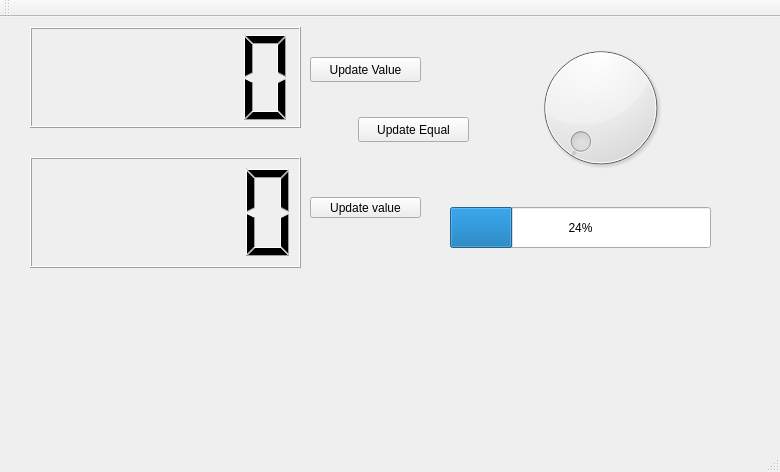
<?xml version="1.0" encoding="UTF-8"?>
<ui version="4.0">
 <class>ABM</class>
 <widget class="QMainWindow" name="ABM">
  <property name="geometry">
   <rect>
    <x>0</x>
    <y>0</y>
    <width>780</width>
    <height>472</height>
   </rect>
  </property>
  <property name="windowTitle">
   <string>ABM</string>
  </property>
  <widget class="QWidget" name="centralWidget">
   <widget class="QToolButton" name="toolButton">
    <property name="geometry">
     <rect>
      <x>310</x>
      <y>180</y>
      <width>111</width>
      <height>21</height>
     </rect>
    </property>
    <property name="text">
     <string>Update value</string>
    </property>
   </widget>
   <widget class="QLCDNumber" name="lcdNumber">
    <property name="geometry">
     <rect>
      <x>30</x>
      <y>10</y>
      <width>271</width>
      <height>101</height>
     </rect>
    </property>
    <property name="value" stdset="0">
     <double>0.000000000000000</double>
    </property>
   </widget>
   <widget class="QProgressBar" name="progressBar">
    <property name="geometry">
     <rect>
      <x>450</x>
      <y>190</y>
      <width>261</width>
      <height>41</height>
     </rect>
    </property>
    <property name="value">
     <number>24</number>
    </property>
   </widget>
   <widget class="QDial" name="dial">
    <property name="geometry">
     <rect>
      <x>530</x>
      <y>10</y>
      <width>141</width>
      <height>161</height>
     </rect>
    </property>
   </widget>
   <widget class="QPushButton" name="pushButton">
    <property name="geometry">
     <rect>
      <x>310</x>
      <y>40</y>
      <width>111</width>
      <height>25</height>
     </rect>
    </property>
    <property name="text">
     <string>Update Value</string>
    </property>
   </widget>
   <widget class="QLCDNumber" name="lcdNumber_2">
    <property name="geometry">
     <rect>
      <x>30</x>
      <y>140</y>
      <width>271</width>
      <height>111</height>
     </rect>
    </property>
   </widget>
   <widget class="QPushButton" name="pushButton_2">
    <property name="geometry">
     <rect>
      <x>358</x>
      <y>100</y>
      <width>111</width>
      <height>25</height>
     </rect>
    </property>
    <property name="text">
     <string>Update Equal</string>
    </property>
   </widget>
  </widget>
  <widget class="QMenuBar" name="menuBar">
   <property name="geometry">
    <rect>
     <x>0</x>
     <y>0</y>
     <width>780</width>
     <height>22</height>
    </rect>
   </property>
  </widget>
  <widget class="QToolBar" name="mainToolBar">
   <attribute name="toolBarArea">
    <enum>TopToolBarArea</enum>
   </attribute>
   <attribute name="toolBarBreak">
    <bool>false</bool>
   </attribute>
  </widget>
  <widget class="QStatusBar" name="statusBar"/>
 </widget>
 <layoutdefault spacing="6" margin="11"/>
 <resources/>
 <connections>
  <connection>
   <sender>dial</sender>
   <signal>valueChanged(int)</signal>
   <receiver>progressBar</receiver>
   <slot>setValue(int)</slot>
   <hints>
    <hint type="sourcelabel">
     <x>608</x>
     <y>196</y>
    </hint>
    <hint type="destinationlabel">
     <x>664</x>
     <y>269</y>
    </hint>
   </hints>
  </connection>
 </connections>
</ui>
